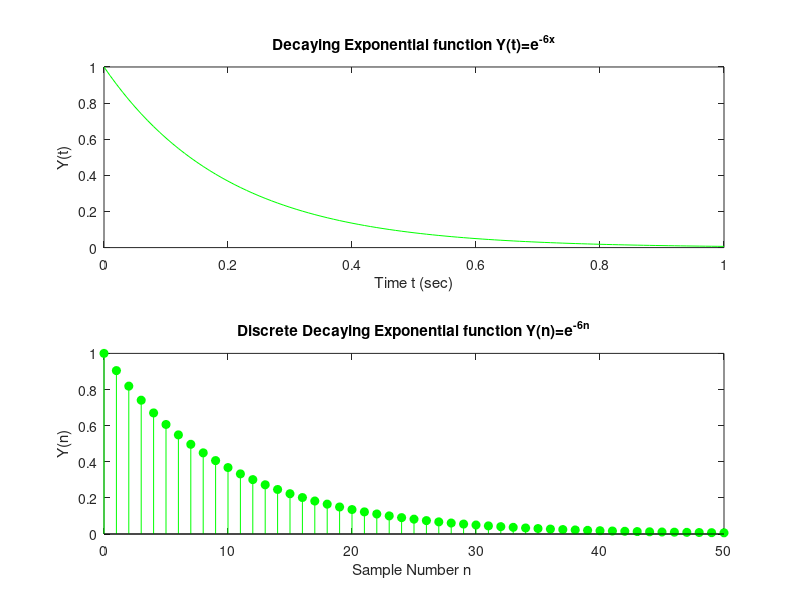

This chart was generated by the following MATLAB code:
t=0:0.01:1;
y=exp(-5*t);
subplot(2,1,1);
plot(t,y,'g');
title('Decaying Exponential function Y(t)=e^{-6x}');
xlabel('Time t (sec)');
ylabel('Y(t)')


n=0:1:50;
e=exp(-5*n/50);
subplot(2,1,2);
stem(n,e,'go','filled');
title('Discrete Decaying Exponential function Y(n)=e^{-6n}');
xlabel('Sample Number n ');
ylabel('Y(n)')

print('exponential','-dpng')
